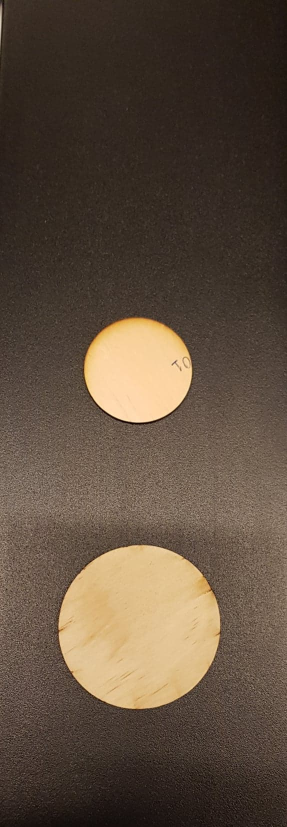
%> input picture circle_SL.jpg, 574 x 1654 px (shown at 1/2 size)
$ octave circleDetection.m   (GNU Octave 9; MATLAB toolbox functions it lacks are replaced by stand-ins)
%> lines starting %> are read from the running program, lines starting %| are printed output that depends on the picture
%% Circle detection
% I = colorImage;
rgb = imread('circle_SL.jpg');
%> rgb is the input picture: size 1654x574x3 uint8; mean R, G, B 93.5, 77.5, 62.4
% rgb = imread('circle_tray.jpg');

figure, idisp(rgb)
%> (this line was passed over: idisp is not available in this run)
% rgb = imcrop(rgb,[1214 383 600 600]); %[initial u ,initial v,Length, width] %Image crop for circle_SL.jpg

% rgb = imcrop(rgb,[770 8 700 700]); %[initial u ,initial v,Length, width] %Image crop for circle_tray.jpg

gray_image = rgb2gray(rgb);
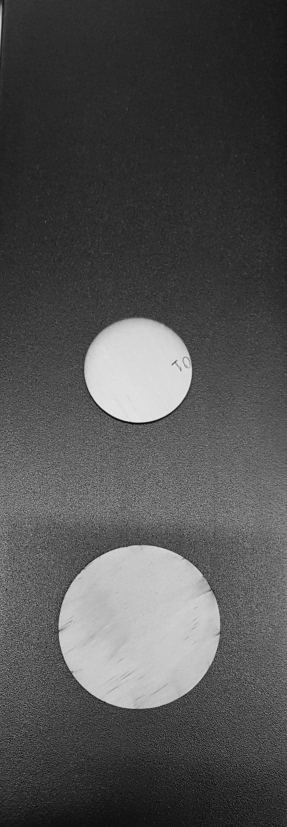
%> gray_image: size 1654x574 uint8 (shown at 1/2 size); min 2, max 240, mean 80.6
figure, imshow(gray_image)

[~,~] = imfindcircles(rgb,[20 25],'ObjectPolarity','dark');
[centers,radii] = imfindcircles(rgb,[20 25],'ObjectPolarity','dark', ...
    'Sensitivity',0.9);
%> centers = [287.5 827.5]; radii = 20.79
figure, imshow(rgb)
h = viscircles(centers,radii);

[centers,radii] = imfindcircles(rgb,[20 25],'ObjectPolarity','dark', ...
    'Sensitivity',0.92);
%> radii = 22.95

length(centers)
%> ans = 2
delete(h)  % Delete previously drawn circles
h = viscircles(centers,radii);
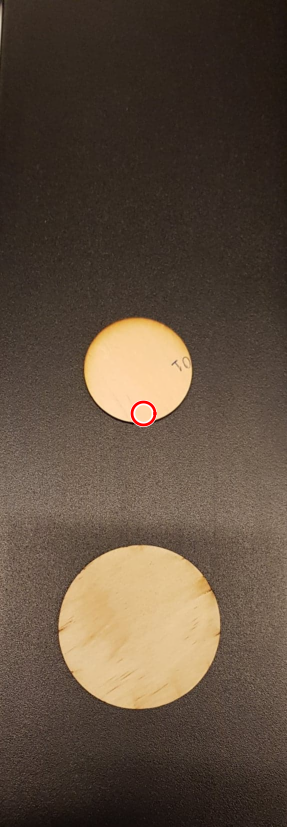
%> figure redrawn from the program's plot data; shown at 1/2 size

%> (the run ends here)
